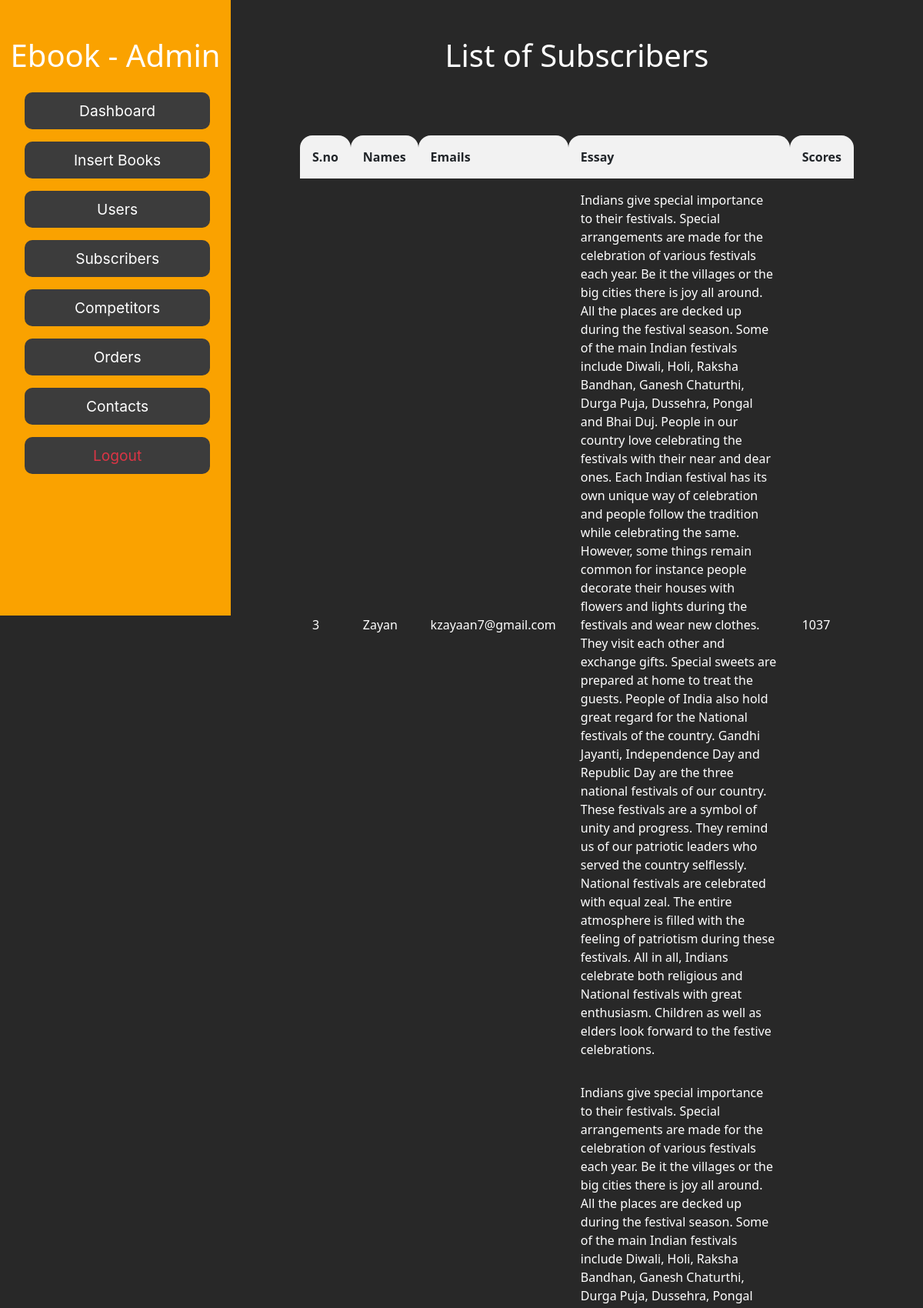
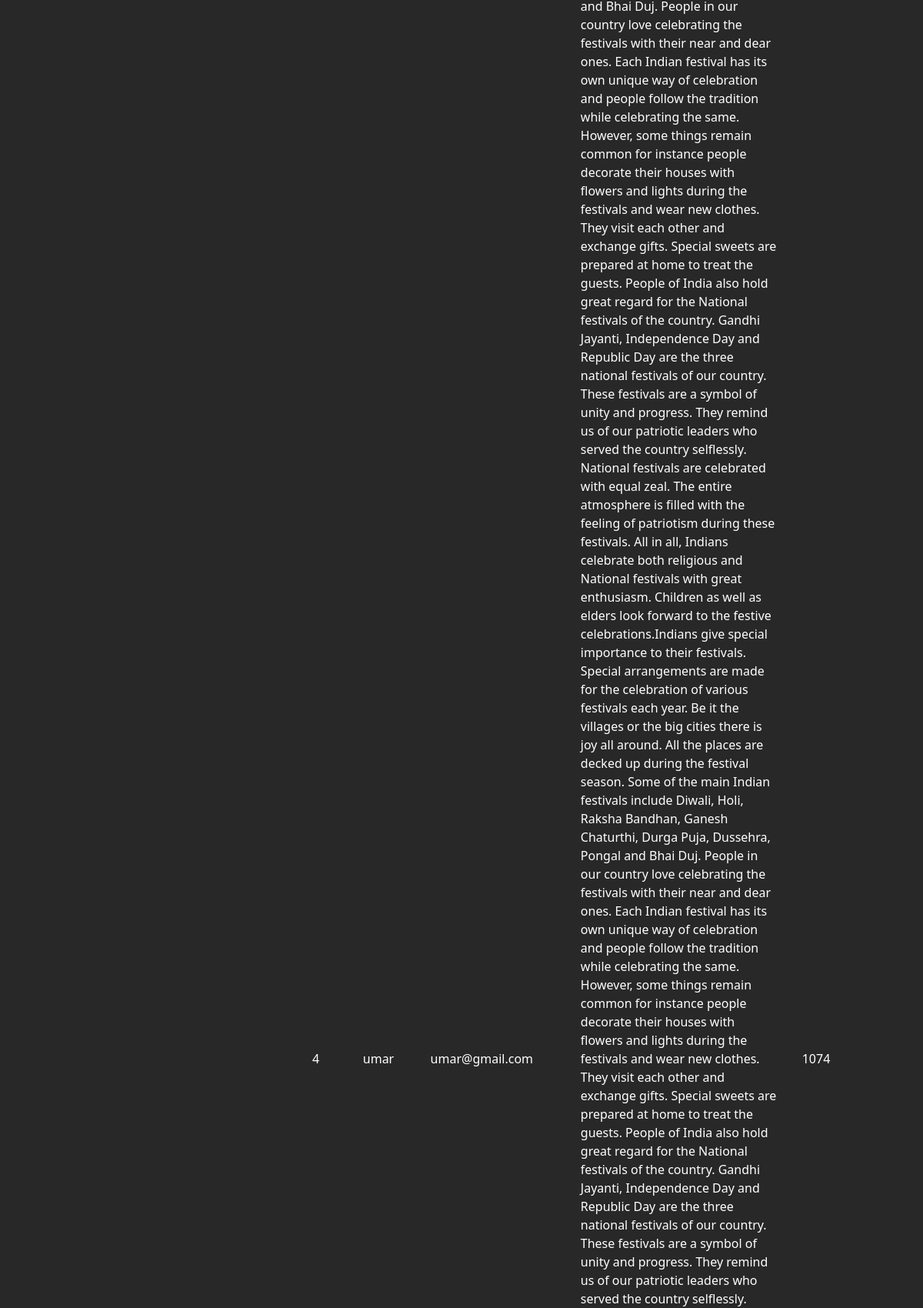
Screenshot of /admin/com.php (signed in, upper part) with the database file from the repository (2 pictures, top to bottom).
### tables this page shows
CREATE TABLE `submissions` (
  `id` int(11) NOT NULL,
  `name` varchar(255) DEFAULT NULL,
  `email` varchar(255) DEFAULT NULL,
  `start_time` datetime DEFAULT NULL,
  `end_time` datetime DEFAULT NULL,
  `essay` text DEFAULT NULL,
  `score` int(11) DEFAULT NULL
);

### admin/com.php (the view, shortened to what this page needs)
<!DOCTYPE html>
<html lang="en">
<head>
    <link href="https://cdn.jsdelivr.net/npm/bootstrap@5.3.3/dist/css/bootstrap.min.css" rel="stylesheet">
</head>
<body>
    <?php include('nav_admin.php') ?>
<aside>
    <div class="">
        <h1 class="text-center user_head">List of Subscribers</h1>
        <div class="table--responsive">
            <table class="tablee tablee-striped">
                <thead>
                    <tr class="table_up">
                        <th>S.no</th>
                        <th>Names</th>
                        <th>Emails</th>
                        <th>Essay</th>
                        <th>Scores</th>
                    </tr>
                </thead>
                <tbody>
                    <?php
                    include('../user/db.php');
                    $result = mysqli_query($conn, "SELECT * FROM submissions");
                    while ($row = mysqli_fetch_assoc($result)) {
                        echo "<tr>";
                     echo "<td  class='t_c'>" . $row['id'] . "</td>";
                        echo "<td  class='t_c'>" . $row['name'] . "</td>";
                        echo "<td  class='t_c'>" . $row['email'] . "</td>";
                        echo "<td  class='t_c'>" . $row['essay'] . "</td>";
                         echo "<td  class='t_c'>" . $row['score'] . "</td>";
                        echo "</tr>";
                    }
                    ?>
                </tbody>
            </table>
        </div>
    </div>
    </aside>
</body>
</html>

### admin/style-------.css (style rules this page uses)
* { padding: 0; margin: 0; box-sizing: border-box; }
body { background: #282828; }
h1 { position: relative; top: 3rem; text-align: center; }
aside { float: right; margin-top: 0rem; height: auto; width: 75vw; display: flex; justify-content: center; }
.user_head { margin-bottom: 8rem; color: #fff; }

### admin/com.php (style rules this page uses)
.tablee { width: 60vw; margin-top: 20px; margin-bottom: 20px; background: transparent; }
th, td { padding: 1rem; text-align: left; border-bottom: 1px solid #ddd; border-top-left-radius: 1rem; border-top-right-radius: 1rem; }
td { color: #fff; }
th { background-color: #f2f2f2; }

### rows the page displays
submissions: id "3", name "Zayan", email "kzayaan7@gmail.com", essay "Indians give special importance to their festivals. Special arrangements are made for the celebration of various festivals each year. Be it the villages or the big cities there is joy all around. All the places are decked up during the festival season. Some of the main Indian festivals include Diwali, Holi, Raksha Bandhan, Ganesh Chaturthi, Durga Puja, Dussehra, Pongal and Bhai Duj. People in our country love celebrating the festivals with their near and dear ones. Each Indian festival has its own unique way of celebration and people follow the tradition while celebrating the same. However, some things remain common for instance people decorate their houses with flowers and lights during…", score "1037"
submissions: id "4", name "umar", email "umar@gmail.com", score "1074"
